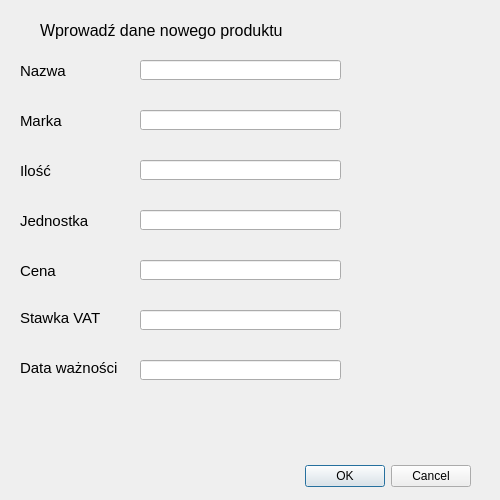
<?xml version="1.0" encoding="UTF-8"?>
<ui version="4.0">
 <class>AddProduct</class>
 <widget class="QDialog" name="AddProduct">
  <property name="geometry">
   <rect>
    <x>0</x>
    <y>0</y>
    <width>500</width>
    <height>500</height>
   </rect>
  </property>
  <property name="windowTitle">
   <string>Dodaj nowy produkt</string>
  </property>
  <widget class="QDialogButtonBox" name="buttonBox">
   <property name="geometry">
    <rect>
     <x>10</x>
     <y>460</y>
     <width>461</width>
     <height>32</height>
    </rect>
   </property>
   <property name="orientation">
    <enum>Qt::Horizontal</enum>
   </property>
   <property name="standardButtons">
    <set>QDialogButtonBox::Cancel|QDialogButtonBox::Ok</set>
   </property>
   <property name="centerButtons">
    <bool>false</bool>
   </property>
  </widget>
  <widget class="QLineEdit" name="name">
   <property name="geometry">
    <rect>
     <x>140</x>
     <y>60</y>
     <width>201</width>
     <height>20</height>
    </rect>
   </property>
  </widget>
  <widget class="QLabel" name="label">
   <property name="geometry">
    <rect>
     <x>20</x>
     <y>60</y>
     <width>51</width>
     <height>21</height>
    </rect>
   </property>
   <property name="font">
    <font>
     <pointsize>11</pointsize>
    </font>
   </property>
   <property name="text">
    <string>Nazwa</string>
   </property>
  </widget>
  <widget class="QLabel" name="label_2">
   <property name="geometry">
    <rect>
     <x>20</x>
     <y>110</y>
     <width>91</width>
     <height>21</height>
    </rect>
   </property>
   <property name="font">
    <font>
     <pointsize>11</pointsize>
    </font>
   </property>
   <property name="text">
    <string>Marka</string>
   </property>
  </widget>
  <widget class="QLabel" name="label_3">
   <property name="geometry">
    <rect>
     <x>20</x>
     <y>160</y>
     <width>61</width>
     <height>21</height>
    </rect>
   </property>
   <property name="font">
    <font>
     <pointsize>11</pointsize>
    </font>
   </property>
   <property name="text">
    <string>Ilość</string>
   </property>
  </widget>
  <widget class="QLabel" name="label_4">
   <property name="geometry">
    <rect>
     <x>20</x>
     <y>210</y>
     <width>71</width>
     <height>21</height>
    </rect>
   </property>
   <property name="font">
    <font>
     <pointsize>11</pointsize>
    </font>
   </property>
   <property name="text">
    <string>Jednostka</string>
   </property>
  </widget>
  <widget class="QLabel" name="label_5">
   <property name="geometry">
    <rect>
     <x>20</x>
     <y>260</y>
     <width>81</width>
     <height>21</height>
    </rect>
   </property>
   <property name="font">
    <font>
     <pointsize>11</pointsize>
    </font>
   </property>
   <property name="text">
    <string>Cena</string>
   </property>
  </widget>
  <widget class="QLabel" name="label_6">
   <property name="geometry">
    <rect>
     <x>20</x>
     <y>310</y>
     <width>101</width>
     <height>16</height>
    </rect>
   </property>
   <property name="font">
    <font>
     <pointsize>11</pointsize>
    </font>
   </property>
   <property name="text">
    <string>Stawka VAT</string>
   </property>
  </widget>
  <widget class="QLabel" name="label_7">
   <property name="geometry">
    <rect>
     <x>20</x>
     <y>360</y>
     <width>101</width>
     <height>16</height>
    </rect>
   </property>
   <property name="font">
    <font>
     <pointsize>11</pointsize>
    </font>
   </property>
   <property name="text">
    <string>Data ważności</string>
   </property>
  </widget>
  <widget class="QLineEdit" name="brand">
   <property name="geometry">
    <rect>
     <x>140</x>
     <y>110</y>
     <width>201</width>
     <height>20</height>
    </rect>
   </property>
  </widget>
  <widget class="QLineEdit" name="quantity">
   <property name="geometry">
    <rect>
     <x>140</x>
     <y>160</y>
     <width>201</width>
     <height>20</height>
    </rect>
   </property>
  </widget>
  <widget class="QLineEdit" name="unit">
   <property name="geometry">
    <rect>
     <x>140</x>
     <y>210</y>
     <width>201</width>
     <height>20</height>
    </rect>
   </property>
  </widget>
  <widget class="QLineEdit" name="price">
   <property name="geometry">
    <rect>
     <x>140</x>
     <y>260</y>
     <width>201</width>
     <height>20</height>
    </rect>
   </property>
  </widget>
  <widget class="QLineEdit" name="VAT">
   <property name="geometry">
    <rect>
     <x>140</x>
     <y>310</y>
     <width>201</width>
     <height>20</height>
    </rect>
   </property>
  </widget>
  <widget class="QLineEdit" name="expirationDate">
   <property name="geometry">
    <rect>
     <x>140</x>
     <y>360</y>
     <width>201</width>
     <height>20</height>
    </rect>
   </property>
  </widget>
  <widget class="QLabel" name="label_9">
   <property name="geometry">
    <rect>
     <x>40</x>
     <y>20</y>
     <width>261</width>
     <height>21</height>
    </rect>
   </property>
   <property name="font">
    <font>
     <pointsize>12</pointsize>
    </font>
   </property>
   <property name="text">
    <string>Wprowadź dane nowego produktu</string>
   </property>
  </widget>
 </widget>
 <resources/>
 <connections>
  <connection>
   <sender>buttonBox</sender>
   <signal>accepted()</signal>
   <receiver>AddProduct</receiver>
   <slot>accept()</slot>
   <hints>
    <hint type="sourcelabel">
     <x>248</x>
     <y>254</y>
    </hint>
    <hint type="destinationlabel">
     <x>157</x>
     <y>274</y>
    </hint>
   </hints>
  </connection>
  <connection>
   <sender>buttonBox</sender>
   <signal>rejected()</signal>
   <receiver>AddProduct</receiver>
   <slot>reject()</slot>
   <hints>
    <hint type="sourcelabel">
     <x>316</x>
     <y>260</y>
    </hint>
    <hint type="destinationlabel">
     <x>286</x>
     <y>274</y>
    </hint>
   </hints>
  </connection>
 </connections>
</ui>
